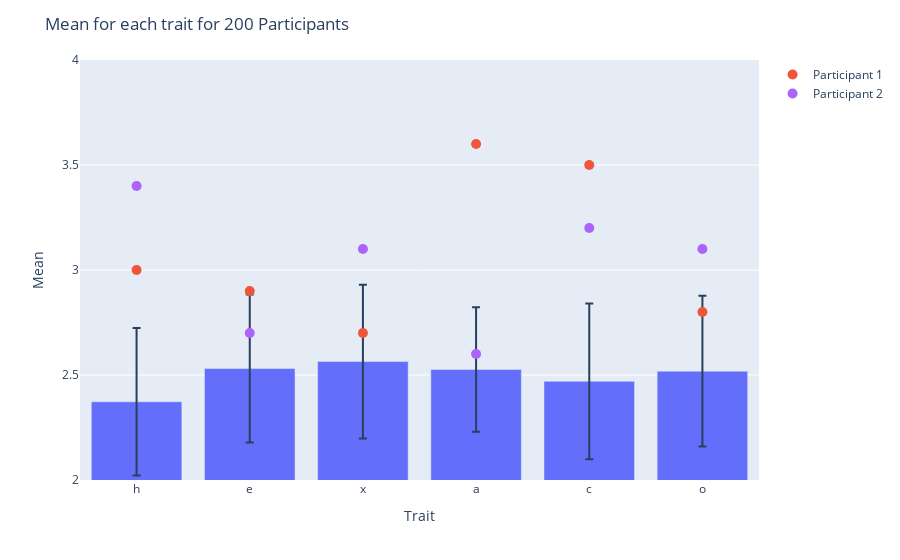

Write notebook code for a chart like this one.
### Code cell
# Using summary_stats and plotly, plot a bar chart of the difference of mean to 3.5 for each HEXACO trait and use std as error bars

prt_values = [
    [ 3., 2.9, 2.7, 3.6, 3.5, 2.8], # participant 1
    [ 3.4, 2.7, 3.1, 2.6, 3.2, 3.1], # participant 2
]

mean = summary_stats.loc['mean'] 

std = summary_stats.loc['std']

fig = px.bar(x=mean.index, y=mean, error_y=std)

colors_used = []

for i, my_values in enumerate(prt_values):
    color = random.choice(px.colors.qualitative.Plotly)
    while color in colors_used:
        color = random.choice(px.colors.qualitative.Plotly)
        colors_used.append(color)

    fig.add_trace(go.Scatter(
        x=['h', 'e', 'x', 'a', 'c', 'o'],
        y=my_values,
        mode='markers',
        marker=dict(color=color, size=10),
        name=f'Participant {i+1}'
    ))


fig.update_layout(
    xaxis_title='Trait',
    yaxis_title='Mean',
    title=f'Mean for each trait for {len(df)} Participants',
    yaxis=dict(range=[2, 4])
    
)
fig.show()

### Figure 1 — Plotly figure (JSON) as saved in the notebook; plotly's stock layout.template omitted (floating-point values rounded to 4 significant figures)
{"data": [{"alignmentgroup": "True", "error_y": {"array": [0.351, 0.3523, 0.366, 0.2964, 0.3708, 0.3587]}, "hovertemplate": "x=%{x}<br>y=%{y}<extra></extra>", "legendgroup": "", "marker": {"color": "#636efa", "pattern": {"shape": ""}}, "name": "", "offsetgroup": "", "orientation": "v", "showlegend": false, "textposition": "auto", "type": "bar", "x": ["h", "e", "x", "a", "c", "o"], "xaxis": "x", "y": [2.373, 2.531, 2.564, 2.527, 2.47, 2.518], "yaxis": "y"}, {"marker": {"color": "#EF553B", "size": 10}, "mode": "markers", "name": "Participant 1", "type": "scatter", "x": ["h", "e", "x", "a", "c", "o"], "y": [3, 2.9, 2.7, 3.6, 3.5, 2.8]}, {"marker": {"color": "#AB63FA", "size": 10}, "mode": "markers", "name": "Participant 2", "type": "scatter", "x": ["h", "e", "x", "a", "c", "o"], "y": [3.4, 2.7, 3.1, 2.6, 3.2, 3.1]}], "layout": {"barmode": "relative", "legend": {"tracegroupgap": 0}, "margin": {"t": 60}, "title": {"text": "Mean for each trait for 200 Participants"}, "xaxis": {"anchor": "y", "domain": [0, 1], "title": {"text": "Trait"}}, "yaxis": {"anchor": "x", "domain": [0, 1], "range": [2, 4], "title": {"text": "Mean"}}}}
